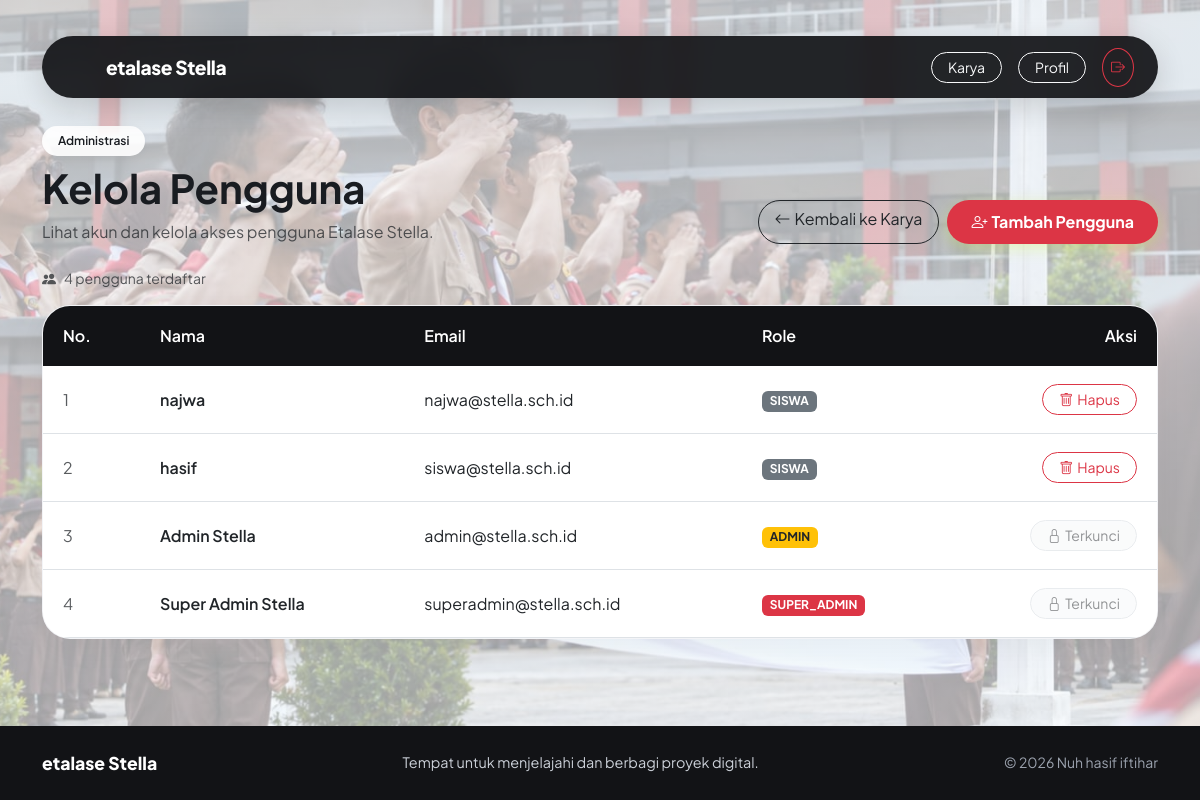
The app's page /index.php?page=users (signed in) with its own data.
### tables this page shows
CREATE TABLE `users` (
  `id` int(11) NOT NULL,
  `nama` varchar(100) NOT NULL,
  `email` varchar(100) NOT NULL,
  `password` varchar(255) NOT NULL,
  `role` enum('super_admin','admin','siswa') DEFAULT 'siswa',
  `foto` varchar(255) DEFAULT 'default.png'
);

### views/user/index.php (the view, shortened to what this page needs)
<?php
require_once __DIR__ . '/../../config/database.php';
$currentUser = $_SESSION['user'];
$myRole = strtolower(trim($currentUser['role'] ?? ''));
$isMeSuperAdmin = ($myRole === 'super_admin');
$result_users = mysqli_query($koneksi, "SELECT * FROM users ORDER BY id DESC");
?>
<!DOCTYPE html>
<html lang="id">
<head>
    <link href="https://cdn.jsdelivr.net/npm/bootstrap@5.3.0/dist/css/bootstrap.min.css" rel="stylesheet">
    <link href="https://cdn.jsdelivr.net/npm/bootstrap-icons@1.10.5/font/bootstrap-icons.css" rel="stylesheet">
    <link href="assets/css/main.css" rel="stylesheet">
    <link href="assets/css/navbar.css" rel="stylesheet">
    <link href="assets/css/user.css" rel="stylesheet">
    <link href="assets/css/footer.css" rel="stylesheet">
</head>
<body>
    <main class="page-main">
        <div class="container navbar-pill-wrapper pt-3">
            <nav class="navbar navbar-expand navbar-pill">
                <div class="container-fluid px-0">
                    <a class="navbar-brand d-flex align-items-center gap-2" href="index.php?page=projects">
                        <span class="rounded-circle d-inline-block" style="width: 32px; height: 32px; background-image: url('assets/img/unnamed.jpg'); background-size: cover; background-position: center;"></span>
                        etalase Stella
                    </a>
                    <div class="d-flex align-items-center gap-2 gap-md-3">
                        <a href="index.php?page=projects" class="btn btn-sm btn-outline-light rounded-pill px-3">Karya</a>
                        <a href="index.php?page=profile" class="btn btn-sm btn-outline-light rounded-pill px-3 d-none d-sm-inline-block">Profil</a>
                        <a href="index.php?page=logout" class="btn btn-sm btn-outline-danger rounded-circle p-2" aria-label="Keluar">
                            <i class="bi bi-box-arrow-right"></i>
                        </a>
                    </div>
                </div>
            </nav>
        </div>
        <section class="container py-5">
            <div class="d-flex flex-column flex-md-row justify-content-between align-items-md-end gap-3 mb-4">
                <div>
                    <span class="badge-pill-light mb-2 d-inline-block">Administrasi</span>
                    <h1 class="fw-bold mb-2">Kelola Pengguna</h1>
                    <p class="text-muted mb-0">Lihat akun dan kelola akses pengguna Etalase Stella.</p>
                </div>
                <div class="d-flex flex-wrap gap-2">
                    <a href="index.php?page=projects" class="btn btn-outline-dark rounded-pill px-3">
                        <i class="bi bi-arrow-left me-1"></i>Kembali ke Karya
                    </a>
                    <a href="index.php?page=user-create" class="btn btn-pill-accent" style="background-color: #dc3545; color: white; border-color: #dc3545;">
                        <i class="bi bi-person-plus me-1"></i>Tambah Pengguna
                    </a>
                </div>
            </div>
            <div class="d-flex align-items-center gap-2 mb-3 text-muted small">
                <i class="bi bi-people-fill"></i>
                <span><?= mysqli_num_rows($result_users); ?> pengguna terdaftar</span>
            </div>
            <div class="users-table-card">
                <div class="table-responsive">
                    <table class="table table-hover align-middle">
                        <thead>
                            <tr>
                                <th>No.</th>
                                <th>Nama</th>
                                <th>Email</th>
                                <th>Role</th>
                                <th class="text-end">Aksi</th>
                            </tr>
                        </thead>
                        <tbody>
                            <?php if (mysqli_num_rows($result_users) > 0): ?>
                                <?php $no = 1; while ($row = mysqli_fetch_assoc($result_users)):
                                    $targetRole = strtolower(trim($row['role'] ?? ''));
                                    $isTargetSuperAdmin = ($targetRole === 'super_admin');
                                    $canDelete = true;
                                    if ($isTargetSuperAdmin && !$isMeSuperAdmin) { $canDelete = false; }
                                    if ((int)$row['id'] === (int)$currentUser['id']) { $canDelete = false; }
                                ?>
                                    <tr>
                                        <td class="text-muted"><?= $no++; ?></td>
                                        <td class="fw-semibold"><?= htmlspecialchars($row['nama']); ?></td>
                                        <td><?= htmlspecialchars($row['email']); ?></td>
                                        <td>
                                            <span class="badge bg-<?= $isTargetSuperAdmin ? 'danger' : ($targetRole === 'admin' ? 'warning text-dark' : 'secondary'); ?>">
                                                <?= strtoupper(htmlspecialchars($row['role'])); ?>
                                            </span>
                                        </td>
                                        <td class="text-end">
                                            <?php if ($canDelete): ?>
                                                <a href="index.php?page=user-delete&id=<?= (int)$row['id']; ?>" class="btn btn-outline-danger btn-sm rounded-pill px-3" onclick="return confirm('Yakin ingin menghapus pengguna ini?');">
                                                    <i class="bi bi-trash me-1"></i>Hapus
                                                </a>
                                            <?php else: ?>
                                                <button class="btn btn-light text-muted btn-sm rounded-pill px-3 border" disabled>
                                                    <i class="bi bi-lock me-1"></i>Terkunci
                                                </button>
                                            <?php endif; ?>
                                        </td>
                                    </tr>
                                <?php endwhile; ?>
                            <?php else: ?>
                                <tr>
                                    <td colspan="5" class="py-5 text-center text-muted">Belum ada pengguna terdaftar.</td>
                                </tr>
                            <?php endif; ?>
                        </tbody>
                    </table>
                </div>
            </div>
        </section>
    </main>
    <?php require __DIR__ . '/../partials/footer.php'; ?>
</body>
</html>

### assets/css/main.css (style rules this page uses)
:root { --bg-main: #f8fafb; --card-bg: rgba(255, 255, 255, 0.95); --dark-primary: #121316; --dark-secondary: #1a1c23; --accent-green: #d2f836; --accent-green-hover: #bde821; --text-dark: #191c21; --text-muted: #6a7381; --border-color: rgba(240, 242, 245, 0.8); }
* { box-sizing: border-box; margin: 0; padding: 0; }
body { font-family: 'Plus Jakarta Sans', sans-serif; color: var(--text-dark); min-height: 100vh; background: linear-gradient( rgba(248, 250, 251, 0.68), rgba(248, 250, 251, 0.62) ), url('../../assets/img/WhatsApp Image 2026-10-20 at 13.18.25.jpeg ') no-repeat center center fixed; background-size: cover; }
.badge-pill-light { background: rgba(255, 255, 255, 0.9); color: var(--text-dark); font-size: 0.75rem; font-weight: 600; padding: 6px 16px; border-radius: 50px; box-shadow: 0 2px 10px rgba(0, 0, 0, 0.03); }
.btn-pill-accent { background-color: var(--accent-green); color: var(--dark-primary); font-weight: 700; border-radius: 50px; padding: 10px 24px; border: none; transition: all 0.25s ease; box-shadow: 0 4px 15px rgba(210, 248, 54, 0.3); }

### assets/css/navbar.css (style rules this page uses)
.navbar-pill-wrapper { position: sticky; top: 20px; z-index: 1050; }
.navbar-pill { background: rgba(18, 19, 22, 0.92); backdrop-filter: blur(12px); border-radius: 50px; padding: 10px 24px; box-shadow: 0 10px 30px rgba(0, 0, 0, 0.15); }
.navbar-pill .navbar-brand { font-weight: 800; color: #ffffff; font-size: 1.2rem; letter-spacing: -0.02em; }

### assets/css/user.css (style rules this page uses)
.users-table-card { background: rgba(255, 255, 255, 0.95); backdrop-filter: blur(12px); border-radius: 28px; border: 1px solid var(--border-color); overflow: hidden; box-shadow: 0 10px 30px rgba(0, 0, 0, 0.04); }
.users-table-card table { margin-bottom: 0; }
.users-table-card th { background-color: var(--dark-primary); color: #ffffff; font-weight: 600; padding: 18px 20px; border: none; }
.users-table-card td { padding: 18px 20px; vertical-align: middle; }

### assets/css/footer.css (style rules this page uses)
body { display: flex; flex-direction: column; min-height: 100vh; padding-bottom: 0 !important; }
.page-main { flex: 1 0 auto; }

### records on screen
users: nama "najwa", email "najwa@stella.sch.id", role "SISWA"
users: nama "hasif", email "siswa@stella.sch.id", role "SISWA"
users: nama "Admin Stella", email "admin@stella.sch.id", role "ADMIN", shows "Terkunci"
users: nama "Super Admin Stella", email "superadmin@stella.sch.id", role "SUPER_ADMIN", shows "Terkunci"

### other values on screen
mysqli_num_rows($result_users) "4"
